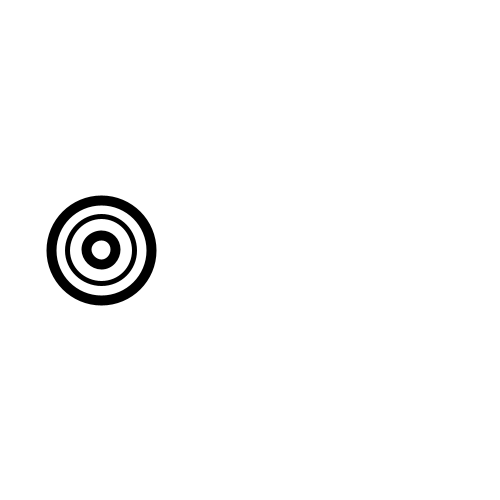
Frame 1 (no input)
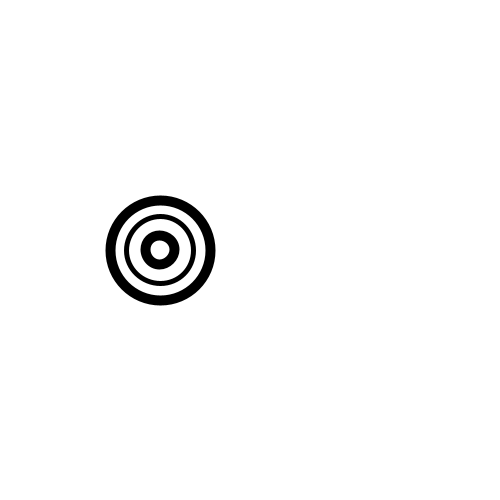
Frame 60 (the mouse pressed at the canvas centre just before this capture)
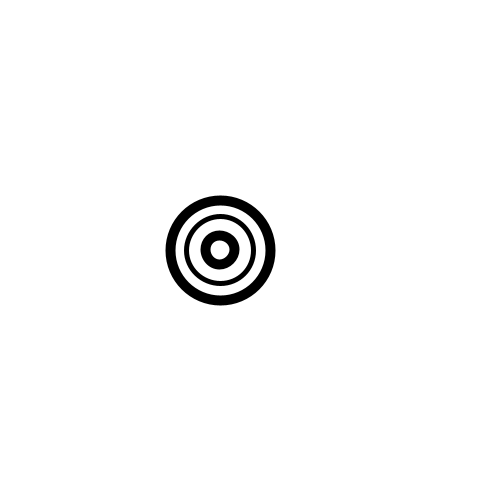
Frame 120 (the mouse held since frame 60 and released just before this capture)

The Processing sketch that drew these frames (run headless with seeded random() and noise(); from frame 60 on, the mouse is pressed at the canvas centre):

// Processing sketch: Exercise6
// ── Exercise6.pde
int move = 1;
float x = 100;
void setup() {
    size(500, 500);
}
void draw() {
    x += move;
    background(255);
    mato(x, height/2, 100);
}
void mato(float x, float y, float w) {
    fill(255);
    strokeWeight(w/10);
    ellipse(x, y, w, w);
    strokeWeight(w/20);
    ellipse(x, y, w/6*4, w/6*4);
    strokeWeight(w/10);
    ellipse(x, y, w/3.5, w/3.5);
}
